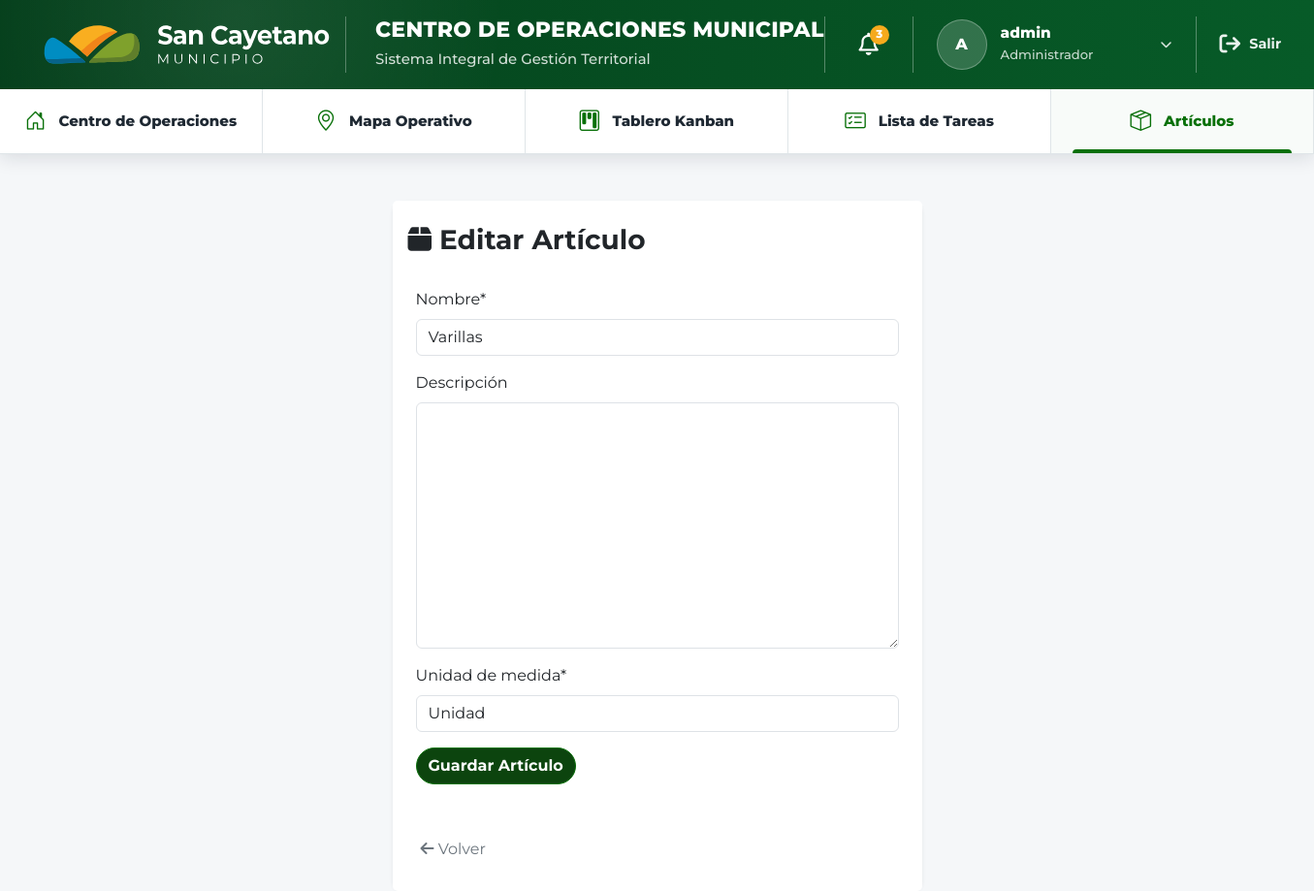
Screenshot of /articles/1/edit/ (signed in) with the database file from the repository.
### accounts/models.py (models this page shows, shortened)
class User(AbstractUser):
    class Role(models.TextChoices):
        ADMINISTRADOR = 'ADMIN', 'Administrador'
        FUNCIONARIO = 'FUNC', 'Funcionario'
        OPERADOR = 'OPER', 'Operador'
    role = models.CharField(
        max_length=5,
        choices=Role.choices,
        default=Role.OPERADOR,
    )
    def is_administrador(self):
        return self.role == self.Role.ADMINISTRADOR
    def is_operador(self):
        return self.role == self.Role.OPERADOR

### tasks/models.py (models this page shows, shortened)
class Article(models.Model):
    name = models.CharField(max_length=200, verbose_name='Nombre')
    description = models.TextField(verbose_name='Descripción', blank=True)
    unit = models.CharField(max_length=50, verbose_name='Unidad de medida', default='Unidad')
    class Meta:
        verbose_name = 'Artículo'
        verbose_name_plural = 'Artículos'
        ordering = ['name']

### tasks/views.py (the view)
class ArticleUpdateView(LoginRequiredMixin, UserPassesTestMixin, UpdateView):
    model = Article
    form_class = ArticleForm
    template_name = 'tasks/article_form.html'
    success_url = reverse_lazy('article_list')
    def test_func(self):
        return not self.request.user.is_operador()

### tasks/forms.py
class ArticleForm(forms.ModelForm):
    class Meta:
        model = Article
        fields = ['name', 'description', 'unit']
    def __init__(self, *args, **kwargs):
        super().__init__(*args, **kwargs)
        self.helper = FormHelper()
        self.helper.form_method = 'post'
        self.helper.add_input(Submit('submit', 'Guardar Artículo', css_class='btn-primary'))

### templates/tasks/article_form.html (shortened to what this page needs)
{% extends 'base.html' %}
{% load crispy_forms_tags %}
{% block content %}
<div class="row justify-content-center">
    <div class="col-md-6">
        <div class="card shadow-sm border-0 mt-4">
            <div class="card-header bg-white border-0 pt-4 pb-0">
                <h3 class="fw-bold"><i class="fa-solid fa-box"></i> {% if object %}Editar{% else %}Nuevo{% endif %} Artículo</h3>
            </div>
            <div class="card-body p-4">
                {% crispy form %}
            </div>
            <div class="card-footer bg-white border-0 pb-4">
                <a href="{% url 'article_list' %}" class="btn btn-link text-secondary text-decoration-none"><i class="fa-solid fa-arrow-left"></i> Volver</a>
            </div>
        </div>
    </div>
</div>
{% endblock %}

### templates/base.html (shortened to what this page needs)
{% load static %}
<!DOCTYPE html>
<html lang="es">
<head>
    <link href="https://cdn.jsdelivr.net/npm/bootstrap@5.3.0/dist/css/bootstrap.min.css" rel="stylesheet">
    <link rel="stylesheet" href="https://cdnjs.cloudflare.com/ajax/libs/font-awesome/6.4.0/css/all.min.css">
    <link rel="stylesheet" href="https://cdn.jsdelivr.net/npm/bootstrap-icons@1.11.3/font/bootstrap-icons.min.css">
    <link rel="stylesheet" href="{% static 'css/style.css' %}">
</head>
<body class="{% if user.is_authenticated %}authenticated{% endif %}">
{% if user.is_authenticated %}
<header class="municipal-header">
    <div class="municipal-topbar">
        <div class="container-fluid municipal-header-container">
            <a class="municipal-brand" href="{% url 'dashboard' %}">
                <img src="{% static 'img/logo-san-cayetano.svg' %}" alt="San Cayetano Municipio" class="municipal-logo">
            </a>
            <div class="municipal-title">
                <div class="municipal-title-main">Centro de Operaciones Municipal</div>
                <div class="municipal-title-sub">Sistema Integral de Gestión Territorial</div>
            </div>
            <div class="municipal-actions">
                <div class="header-action-group d-none d-md-flex">
                    <button class="notification-btn" type="button" aria-label="Notificaciones">
                        <i class="fa-regular fa-bell"></i>
                        <span class="notification-badge">3</span>
                    </button>
                </div>
                <div class="header-action-group">
                    <button class="user-dropdown-btn" type="button">
                        <span class="user-avatar">
                            {{ user.first_name|default:user.username|slice:":1"|upper }}
                        </span>
                        <span class="user-info d-none d-md-block">
                            <span class="user-name">{{ user.get_full_name|default:user.username }}</span>
                            <span class="user-role">{{ user.get_role_display }}</span>
                        </span>
                        <i class="fa-solid fa-chevron-down user-dropdown-icon d-none d-md-inline"></i>
                    </button>
                </div>
                <div class="header-action-group d-none d-lg-flex">
                    <form action="{% url 'logout' %}" method="post" class="m-0">
                        <button type="submit" class="logout-btn">
                            <i class="fa-solid fa-arrow-right-from-bracket"></i>
                            <span>Salir</span>
                        </button>
                    </form>
                </div>
            </div>
        </div>
    </div>
    <nav class="municipal-nav navbar navbar-expand-lg">
        <div class="container-fluid municipal-header-container">
            <div class="collapse navbar-collapse" id="municipalMenu">
                <ul class="navbar-nav municipal-menu">
                    <li class="nav-item">
                        <a class="nav-link {% if request.resolver_match.url_name == 'dashboard' %}active{% endif %}" href="{% url 'dashboard' %}">
                            <i class="bi bi-house-door"></i>
                            Centro de Operaciones
                        </a>
                    </li>
                    <li class="nav-item">
                        <a class="nav-link {% if request.resolver_match.url_name == 'mapa_operativo' %}active{% endif %}" href="{% url 'mapa_operativo' %}">
                            <i class="bi bi-geo-alt"></i>
                            Mapa Operativo
                        </a>
                    </li>
                    <li class="nav-item">
                        <a class="nav-link {% if request.resolver_match.url_name == 'kanban' %}active{% endif %}" href="{% url 'kanban' %}">
                            <i class="bi bi-kanban"></i>
                            Tablero Kanban
                        </a>
                    </li>
                    <li class="nav-item">
                        <a class="nav-link " href="{% url 'task_list' %}">
                            <i class="bi bi-card-checklist"></i>
                            Lista de Tareas
                        </a>
                    </li>
                    <li class="nav-item">
                        <a class="nav-link {% if request.resolver_match.url_name == 'article_list' or request.resolver_match.url_name == 'article_create' or request.resolver_match.url_name == 'article_update' %}active{% endif %}" href="{% url 'article_list' %}">
                            <i class="bi bi-box-seam"></i>
                            Artículos
                        </a>
                    </li>
                </ul>
            </div>
        </div>
    </nav>
</header>
{% endif %}
<main class="container mt-4">
    {% block content %}{% endblock %}
</main>
</body>
</html>

### rows the page displays
User: first_name "A", get_full_name "admin", role "Administrador"
Article: name "Varillas", unit "Unidad"
